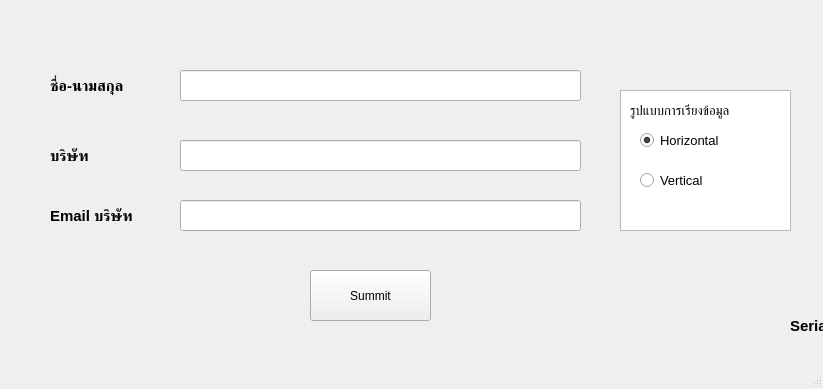
<?xml version="1.0" encoding="UTF-8"?>
<ui version="4.0">
 <class>MainWindow</class>
 <widget class="QMainWindow" name="MainWindow">
  <property name="geometry">
   <rect>
    <x>0</x>
    <y>0</y>
    <width>823</width>
    <height>389</height>
   </rect>
  </property>
  <property name="windowTitle">
   <string>Login</string>
  </property>
  <property name="windowIcon">
   <iconset>
    <normaloff>../MeasureLink(new)/logo.png</normaloff>../MeasureLink(new)/logo.png</iconset>
  </property>
  <widget class="QWidget" name="centralwidget">
   <widget class="QLineEdit" name="server">
    <property name="geometry">
     <rect>
      <x>180</x>
      <y>70</y>
      <width>401</width>
      <height>31</height>
     </rect>
    </property>
    <property name="font">
     <font>
      <pointsize>12</pointsize>
     </font>
    </property>
    <property name="text">
     <string/>
    </property>
   </widget>
   <widget class="QLabel" name="label">
    <property name="geometry">
     <rect>
      <x>50</x>
      <y>60</y>
      <width>131</width>
      <height>51</height>
     </rect>
    </property>
    <property name="font">
     <font>
      <pointsize>11</pointsize>
      <weight>75</weight>
      <bold>true</bold>
     </font>
    </property>
    <property name="frameShape">
     <enum>QFrame::NoFrame</enum>
    </property>
    <property name="text">
     <string>ชื่อ-นามสกุล</string>
    </property>
    <property name="textFormat">
     <enum>Qt::AutoText</enum>
    </property>
   </widget>
   <widget class="QPushButton" name="pushButton">
    <property name="geometry">
     <rect>
      <x>310</x>
      <y>270</y>
      <width>121</width>
      <height>51</height>
     </rect>
    </property>
    <property name="text">
     <string>Summit</string>
    </property>
   </widget>
   <widget class="QRadioButton" name="radioButton">
    <property name="geometry">
     <rect>
      <x>640</x>
      <y>170</y>
      <width>161</width>
      <height>20</height>
     </rect>
    </property>
    <property name="font">
     <font>
      <pointsize>10</pointsize>
     </font>
    </property>
    <property name="text">
     <string>Vertical</string>
    </property>
    <property name="checked">
     <bool>false</bool>
    </property>
    <property name="autoRepeat">
     <bool>true</bool>
    </property>
   </widget>
   <widget class="QRadioButton" name="radioButton_2">
    <property name="geometry">
     <rect>
      <x>640</x>
      <y>130</y>
      <width>141</width>
      <height>20</height>
     </rect>
    </property>
    <property name="font">
     <font>
      <pointsize>10</pointsize>
     </font>
    </property>
    <property name="text">
     <string>Horizontal</string>
    </property>
    <property name="checked">
     <bool>true</bool>
    </property>
    <property name="autoRepeat">
     <bool>true</bool>
    </property>
   </widget>
   <widget class="QListView" name="listView">
    <property name="geometry">
     <rect>
      <x>620</x>
      <y>90</y>
      <width>171</width>
      <height>141</height>
     </rect>
    </property>
   </widget>
   <widget class="QLabel" name="label_2">
    <property name="geometry">
     <rect>
      <x>630</x>
      <y>100</y>
      <width>151</width>
      <height>21</height>
     </rect>
    </property>
    <property name="font">
     <font>
      <pointsize>10</pointsize>
     </font>
    </property>
    <property name="text">
     <string>รูปแบบการเรียงข้อมูล</string>
    </property>
   </widget>
   <widget class="QLabel" name="label_3">
    <property name="geometry">
     <rect>
      <x>790</x>
      <y>300</y>
      <width>131</width>
      <height>51</height>
     </rect>
    </property>
    <property name="font">
     <font>
      <pointsize>11</pointsize>
      <weight>75</weight>
      <bold>true</bold>
     </font>
    </property>
    <property name="frameShape">
     <enum>QFrame::NoFrame</enum>
    </property>
    <property name="text">
     <string>Serial Key</string>
    </property>
    <property name="textFormat">
     <enum>Qt::AutoText</enum>
    </property>
   </widget>
   <widget class="QLabel" name="label_4">
    <property name="geometry">
     <rect>
      <x>50</x>
      <y>130</y>
      <width>131</width>
      <height>51</height>
     </rect>
    </property>
    <property name="font">
     <font>
      <pointsize>11</pointsize>
      <weight>75</weight>
      <bold>true</bold>
     </font>
    </property>
    <property name="frameShape">
     <enum>QFrame::NoFrame</enum>
    </property>
    <property name="text">
     <string>บริษัท</string>
    </property>
    <property name="textFormat">
     <enum>Qt::AutoText</enum>
    </property>
   </widget>
   <widget class="QLineEdit" name="server_2">
    <property name="geometry">
     <rect>
      <x>180</x>
      <y>140</y>
      <width>401</width>
      <height>31</height>
     </rect>
    </property>
    <property name="font">
     <font>
      <pointsize>12</pointsize>
     </font>
    </property>
    <property name="text">
     <string/>
    </property>
   </widget>
   <widget class="QLabel" name="label_5">
    <property name="geometry">
     <rect>
      <x>50</x>
      <y>190</y>
      <width>131</width>
      <height>51</height>
     </rect>
    </property>
    <property name="font">
     <font>
      <pointsize>11</pointsize>
      <weight>75</weight>
      <bold>true</bold>
     </font>
    </property>
    <property name="frameShape">
     <enum>QFrame::NoFrame</enum>
    </property>
    <property name="text">
     <string>Email บริษัท</string>
    </property>
    <property name="textFormat">
     <enum>Qt::AutoText</enum>
    </property>
   </widget>
   <widget class="QLineEdit" name="server_3">
    <property name="geometry">
     <rect>
      <x>180</x>
      <y>200</y>
      <width>401</width>
      <height>31</height>
     </rect>
    </property>
    <property name="font">
     <font>
      <pointsize>12</pointsize>
     </font>
    </property>
    <property name="text">
     <string/>
    </property>
   </widget>
   <zorder>listView</zorder>
   <zorder>server</zorder>
   <zorder>label</zorder>
   <zorder>pushButton</zorder>
   <zorder>radioButton</zorder>
   <zorder>radioButton_2</zorder>
   <zorder>label_2</zorder>
   <zorder>label_3</zorder>
   <zorder>label_4</zorder>
   <zorder>server_2</zorder>
   <zorder>label_5</zorder>
   <zorder>server_3</zorder>
  </widget>
  <widget class="QMenuBar" name="menubar">
   <property name="geometry">
    <rect>
     <x>0</x>
     <y>0</y>
     <width>823</width>
     <height>18</height>
    </rect>
   </property>
  </widget>
  <widget class="QStatusBar" name="statusbar"/>
 </widget>
 <resources/>
 <connections/>
</ui>
